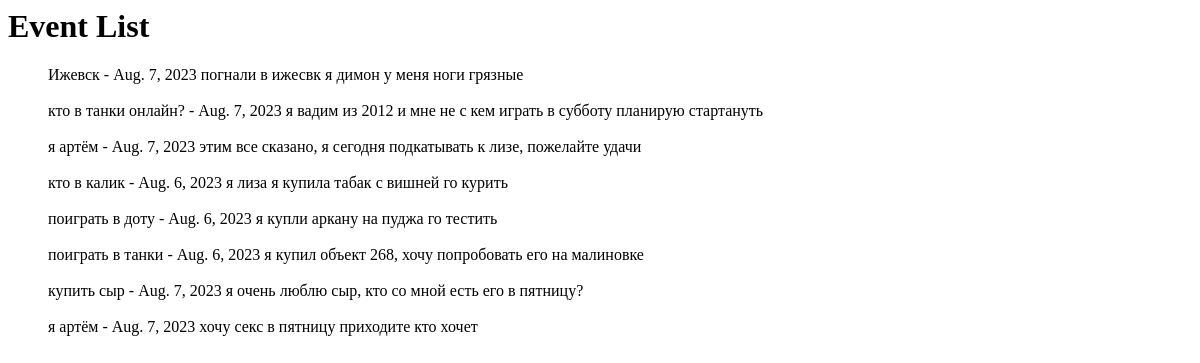
The page /accounts/events on the database as committed earlier.
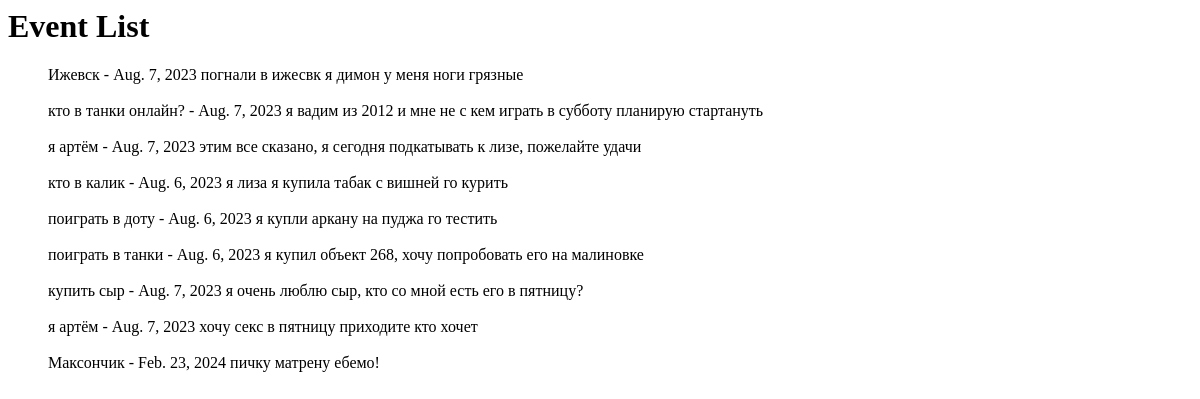
The same page on the database as committed later.
### accounts/models.py (models this page shows)
class Event(models.Model):
    title = models.CharField(max_length=200)
    description = models.TextField()
    date = models.DateField()
    time = models.TimeField()
    creator = models.ForeignKey(User, on_delete=models.CASCADE)
    is_public = models.BooleanField(default=True)

### accounts/views.py (the view)
# urls.py: path('events', views.events, name='events'),
def events(request):
    events = Event.objects.filter(is_public=True)
    return render(request, 'event_list.html', {'events': events})

### accounts/templates/event_list.html (shortened to what this page needs)
<html>
<head>
</head>
<body>
    <h1>Event List</h1>
    <ul>
        {% for event in events %}
            {{ event.title }} - {{ event.date }}
            {{ event.description }} <br><br>
        {% endfor %}
    </ul>
</body>
</html>

Rows that differ between the two databases and show on the page:
added Event: title "Максончик", date "Feb. 23, 2024", description "пичку матрену ебемо!"
